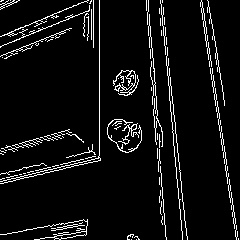
#> input picture image_recognizer/scripts/Locked/1.jpg, 240 x 240 px
$ python -i process_image.py   (imports and definitions only)
#> lines starting #> are read from the running program, lines starting #| are printed output that depends on the picture
#> further down, picture is the input picture: shape (240, 240, 3); min 0, max 255, mean 16.5
import cv2

IMAGE_OFFSET = 60

def processImage(image):
    height, width, _ = image.shape
#> height = 240; width = 240

    # Crop to cut off top half and outer 50%
    yStart = height // 2
#> yStart = 120
    yEnd = height
#> yEnd = 240
    xStart = width // 4
#> xStart = 60
    xEnd = width * 3 // 4
#> xEnd = 180
    croppedImage = image[yStart:yEnd, xStart:xEnd]
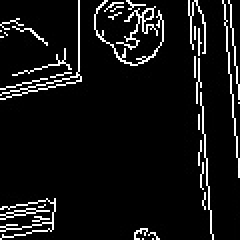
#> croppedImage: shape (120, 120, 3) (shown 2 times larger); min 0, max 255, mean 19.2

    # Crop to square
    minLength = min(yEnd - yStart, xEnd - xStart)
#> minLength = 120

    squareImage = croppedImage[0:minLength, IMAGE_OFFSET:minLength + IMAGE_OFFSET]
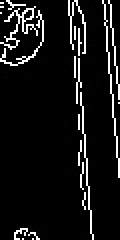
#> squareImage: shape (120, 60, 3) (shown 2 times larger); min 0, max 255, mean 21.1

    # Downscale to 128x128
    resizedImage = cv2.resize(squareImage, (128, 128))
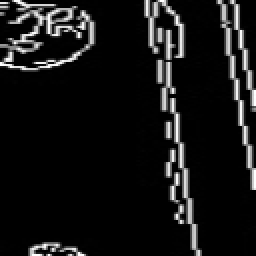
#> resizedImage: shape (128, 128, 3) (shown 2 times larger); min 0, max 255, mean 21

    # Convert to grayscale
    grayImage = cv2.cvtColor(squareImage, cv2.COLOR_BGR2GRAY)

    # Find edges
    edgeImage = cv2.Canny(grayImage, threshold1=50, threshold2=200)
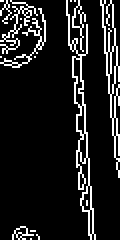
#> edgeImage: shape (120, 60) (shown 2 times larger); 11.6% white in thin lines or dots

    return edgeImage

>>> import cv2
>>> picture = cv2.imread('Locked/1.jpg')
>>> result = processImage(picture)
